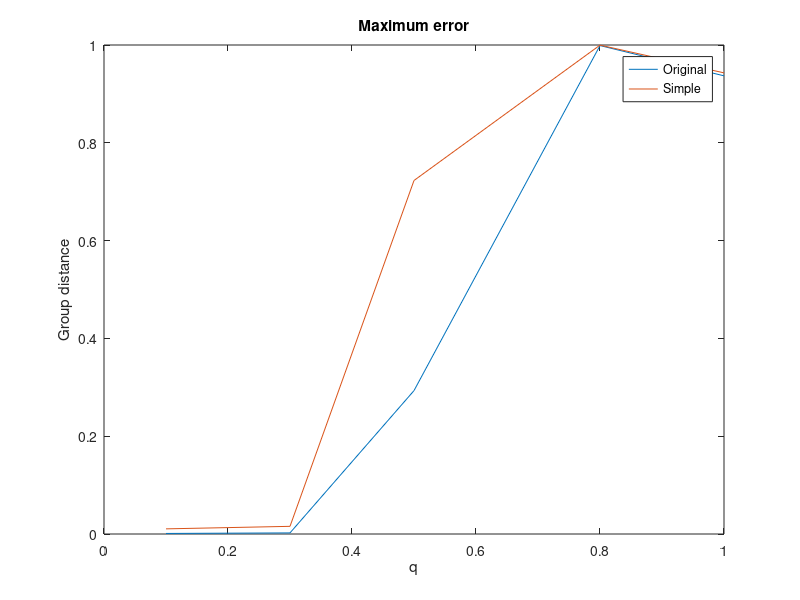

This chart was generated by the following MATLAB code:
q = [0.1 0.3 0.5 0.8 1.0];
maxFast = [0.001128 0.002253 0.293219 0.998848 0.936943];
maxSimple = [0.010514 0.015676 0.722930 0.999759 0.943034];

plot(q, maxFast)
title('Maximum error')
xlabel('q')
ylabel('Group distance')

hold on;

plot(q, maxSimple)
title('Maximum error')
xlabel('q')
ylabel('Group distance')

legend('Original', 'Simple')